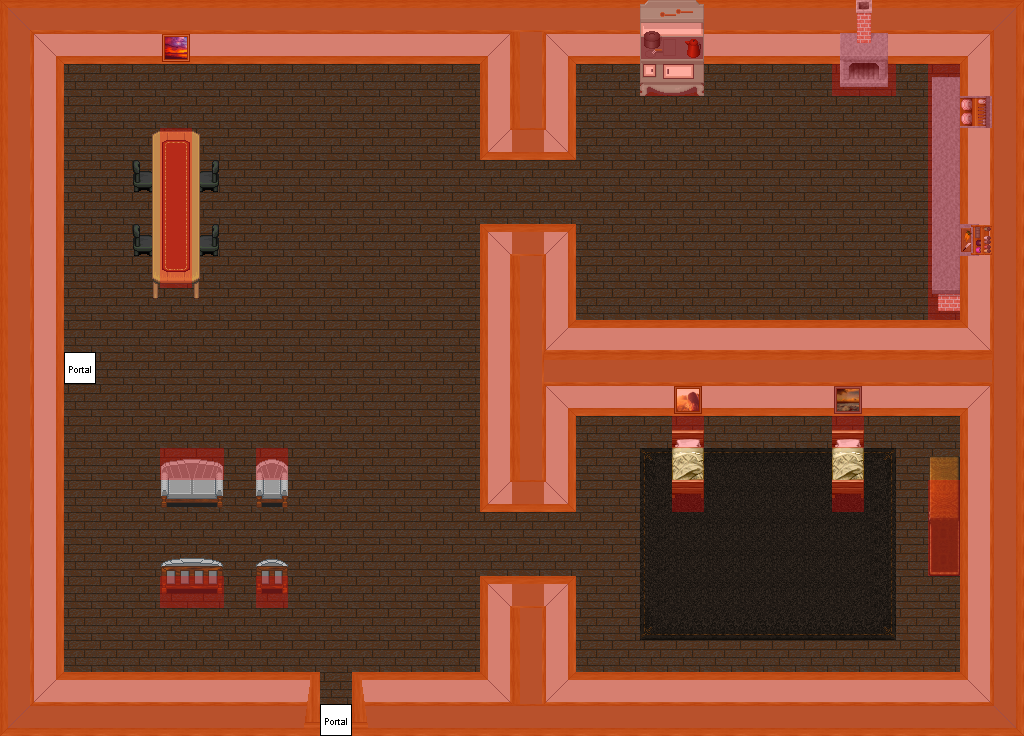

A 2D game scene composited from a Tiled map and its tileset images. What follows is a short description and the map's XML, with each tile layer's data collapsed to a summary:
An orthogonal 32x23 tile map with 32x32 px tiles, 6 tile layers (0_floor, 1_terrain, 2_object, 3_roof, ...), 1 hidden layer not drawn, 17 tilesets.

<map version="1.9" tiledversion="1.9.2" orientation="orthogonal" renderorder="right-down" width="32" height="23" tilewidth="32" tileheight="32" infinite="0" nextlayerid="8" nextobjectid="1">
 <tileset firstgid="1" name="wallpapers" tilewidth="32" tileheight="32" tilecount="25" columns="5">
  <image source="../../tileset/building/wall/wallpapers.png" width="160" height="160" />
 </tileset>
 <tileset firstgid="26" name="wood_trim" tilewidth="32" tileheight="32" tilecount="50" columns="10">
  <image source="../../tileset/building/wall/wood_trim.png" width="320" height="160" />
 </tileset>
 <tileset firstgid="76" name="floor_tiles" tilewidth="32" tileheight="32" tilecount="9" columns="3">
  <image source="../../tileset/ground/indoor/floor_tiles.png" width="96" height="96" />
 </tileset>
 <tileset firstgid="85" name="logic/portal" tilewidth="32" tileheight="32" tilecount="24" columns="8">
  <image source="../../tileset/logic/portal.png" width="256" height="96" />
 </tileset>
 <tileset firstgid="109" name="table/wooden_with_candles" tilewidth="32" tileheight="32" tilecount="12" columns="3">
  <image source="../../tileset/furniture/table/wooden_with_candles.png" width="96" height="128" />
 </tileset>
 <tileset firstgid="121" name="logic/protection" tilewidth="32" tileheight="32" tilecount="2" columns="2">
  <image source="../../tileset/logic/protection.png" width="64" height="32" />
 </tileset>
 <tileset firstgid="123" name="logic/collision" tilewidth="32" tileheight="32" tilecount="1" columns="1">
  <image source="../../tileset/logic/collision.png" width="32" height="32" />
 </tileset>
 <tileset firstgid="124" name="carpet/brown_rug3" tilewidth="32" tileheight="32" tilecount="9" columns="3">
  <image source="../../tileset/furniture/carpet/brown_rug3.png" width="96" height="96" />
 </tileset>
 <tileset firstgid="133" name="bed/single_grey" tilewidth="32" tileheight="32" tilecount="9" columns="3">
  <image source="../../tileset/furniture/bed/single_grey.png" width="96" height="96" />
 </tileset>
 <tileset firstgid="142" name="shelve/wardrobe_lateral" tilewidth="32" tileheight="32" tilecount="8" columns="2">
  <image source="../../tileset/furniture/shelve/wardrobe_lateral.png" width="64" height="128" />
 </tileset>
 <tileset firstgid="150" name="kitchen/stove" tilewidth="32" tileheight="32" tilecount="6" columns="2">
  <image source="../../tileset/furniture/kitchen/stove.png" width="64" height="96" />
 </tileset>
 <tileset firstgid="156" name="kitchen/warmer_2" tilewidth="32" tileheight="32" tilecount="6" columns="2">
  <image source="../../tileset/furniture/kitchen/warmer_2.png" width="64" height="96" />
 </tileset>
 <tileset firstgid="162" name="kitchen/cabinets" tilewidth="32" tileheight="32" tilecount="44" columns="4">
  <image source="../../tileset/furniture/kitchen/cabinets.png" width="128" height="352" />
 </tileset>
 <tileset firstgid="206" name="chair/sofa_chair_grey" tilewidth="32" tileheight="32" tilecount="12" columns="3">
  <image source="../../tileset/furniture/chair/sofa_chair_grey.png" width="96" height="128" />
 </tileset>
 <tileset firstgid="218" name="chair/greenish_grey" tilewidth="32" tileheight="32" tilecount="4" columns="2">
  <image source="../../tileset/furniture/chair/greenish_grey.png" width="64" height="64" />
 </tileset>
 <tileset firstgid="222" name="picture/small" tilewidth="32" tileheight="32" tilecount="3" columns="3">
  <image source="../../tileset/furniture/picture/small.png" width="96" height="32" />
 </tileset>
 <tileset firstgid="225" name="stairs" tilewidth="32" tileheight="32" tilecount="12" columns="2">
  <image source="../../tileset/building/stairs/stairs.png" width="64" height="192" />
 </tileset>
 <layer id="1" name="0_floor" width="32" height="23">
  <data>[736 cells, 736 non-empty, 13 distinct tile ids]</data>
 </layer>
 <layer id="2" name="1_terrain" width="32" height="23">
  <data>[736 cells, 331 non-empty, 51 distinct tile ids]</data>
 </layer>
 <layer id="3" name="2_object" width="32" height="23">
  <data>[736 cells, 21 non-empty, 19 distinct tile ids]</data>
 </layer>
 <layer id="4" name="3_roof" width="32" height="23">
  <data>[736 cells, 6 non-empty, 5 distinct tile ids]</data>
 </layer>
 <layer id="5" name="objects" width="32" height="23">
  <data>[736 cells, 2 non-empty, 1 distinct tile ids]</data>
 </layer>
 <layer id="6" name="collision" width="32" height="23" opacity="0.3">
  <data>[736 cells, 313 non-empty, 1 distinct tile ids]</data>
 </layer>
 <layer id="7" name="protection" width="32" height="23" visible="0" opacity="0.29">
  <data>[736 cells, 534 non-empty, 1 distinct tile ids]</data>
 </layer>
</map>
